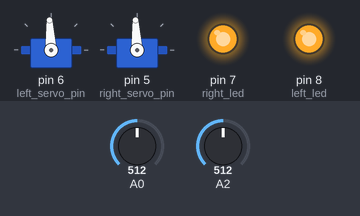
Recording of a sketch running on a simulated Arduino Uno, built with avr-gcc and run on an emulated ATmega328P. Shown: 2 × servo, output pins drawn as LEDs (lit = HIGH). The inputs (shaded band) are chosen by the test bench; at power-on: A0 = 512, A2 = 512.

Above: at 2.2 s.
2.3 s: A0 set to 166
3.8 s: A0 set to 137
At 5.0 s:
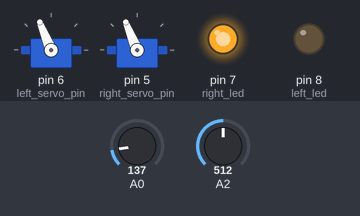
5.3 s: A2 set to 158
6.8 s: A2 set to 144
At 8.0 s:
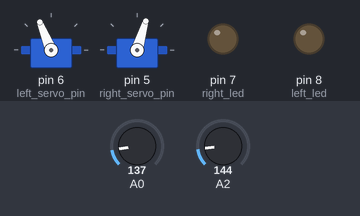
8.3 s: A2 set to 160
At 9.2 s:
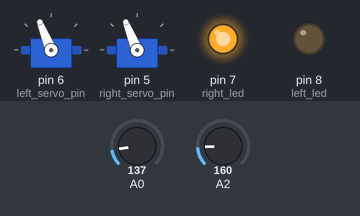
9.8 s: A0 set to 160
At 10.4 s:
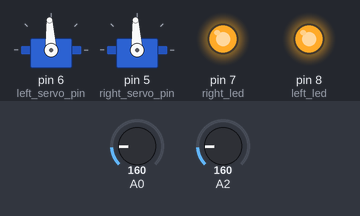
Timing chart, 0 to 12.3 s (numbered marks = the images above; inputs shaded):
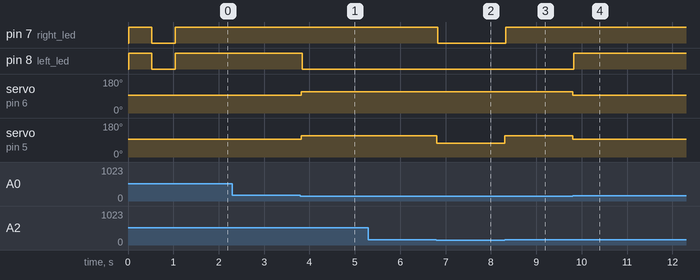

The sketch:

Line_Following.ino
```cpp
// (licence header left out)
/* Includes -------------------------------------------------- */
#include <Servo.h>

/* Defines ------------------------------------------------------------------ */
#define button_pin      2
#define right_servo_pin 5
#define left_servo_pin  6
#define right_led       7
#define left_led        8
#define left_qti        A0
#define middle_qti      A1
#define right_qti       A2
#define min_pulse       1300
#define max_pulse       1700
#define standstill      1500
#define qti_threshold   150 // 150 if sensors are white, 400 if sensors are red

/* Global variables ------------------------------------------ */
Servo g_left_wheel;
Servo g_right_wheel;

/* Private functions ------------------------------------------------- */
byte readQti (byte qti) {                               // Function to read current position on map
  digitalWrite(qti, HIGH);                              // Send an infrared signal
  delayMicroseconds(1000);                               // Wait for 1000uS, very important!
  digitalWrite(qti, LOW);                               // Set the pin low again
  return ( analogRead(qti) > qti_threshold ? 1 : 0);    // Return the converted result: if analog value more then 100 return 1, else 0
}

void setWheels(int delay_left = 1500, int delay_right = 1500) {
  g_left_wheel.writeMicroseconds(delay_left);
  g_right_wheel.writeMicroseconds(delay_right);
  delay(20);
}
void setLed(byte value_left = LOW, byte value_right = LOW) {
  digitalWrite(right_led, value_right);
  digitalWrite(left_led, value_left);
}

/* Arduino functions ---------------------------------------------------------------- */
void setup() {
  /* Start serial monitor */
  Serial.begin(9600);

  /* Set the pin mode of LED pins as output */
  pinMode(right_led, OUTPUT);
  pinMode(left_led, OUTPUT);

  /* Attach servos to digital pins defined earlier */
  g_left_wheel.attach(left_servo_pin);
  g_right_wheel.attach(right_servo_pin);

  setWheels();

  setLed(HIGH, HIGH);
  delay(500);
  setLed();
  delay(500);

}

void loop() {

    if (readQti(left_qti) && readQti(right_qti)) {
      setWheels();
      setLed(HIGH, HIGH);
    } else if (readQti(left_qti)) {
      setWheels(1300, 1300);
      setLed(HIGH, LOW);
    } else if (readQti(right_qti)) {
      setWheels(1700, 1700);
      setLed(LOW, HIGH);
    } else {
      setWheels(1700, 1300);
      setLed(LOW, LOW);
    }


}
```

Measured:
- the behaviour switches between 151 and 150 on A0 (found by bisection; images 0 and 1)
- the behaviour switches between 151 and 150 on A2 (found by bisection; images 1 and 2)
- after the input at 2.3 s, every drawn part: stays the same
- after the input at 3.8 s, pin 8 (left_led): HIGH → LOW at once; servo on pin 6 (left_servo_pin), servo on pin 5 (right_servo_pin): 93° → 112° at once
- after the input at 5.3 s, every drawn part: stays the same
- after the input at 6.8 s, pin 7 (right_led): HIGH → LOW at once; servo on pin 5 (right_servo_pin): 112° → 73° at once
- after the input at 8.3 s, pin 7 (right_led): LOW → HIGH at once; servo on pin 5 (right_servo_pin): 73° → 112° at once
- after the input at 9.8 s, pin 8 (left_led): LOW → HIGH at once; servo on pin 6 (left_servo_pin), servo on pin 5 (right_servo_pin): 112° → 93° at once
